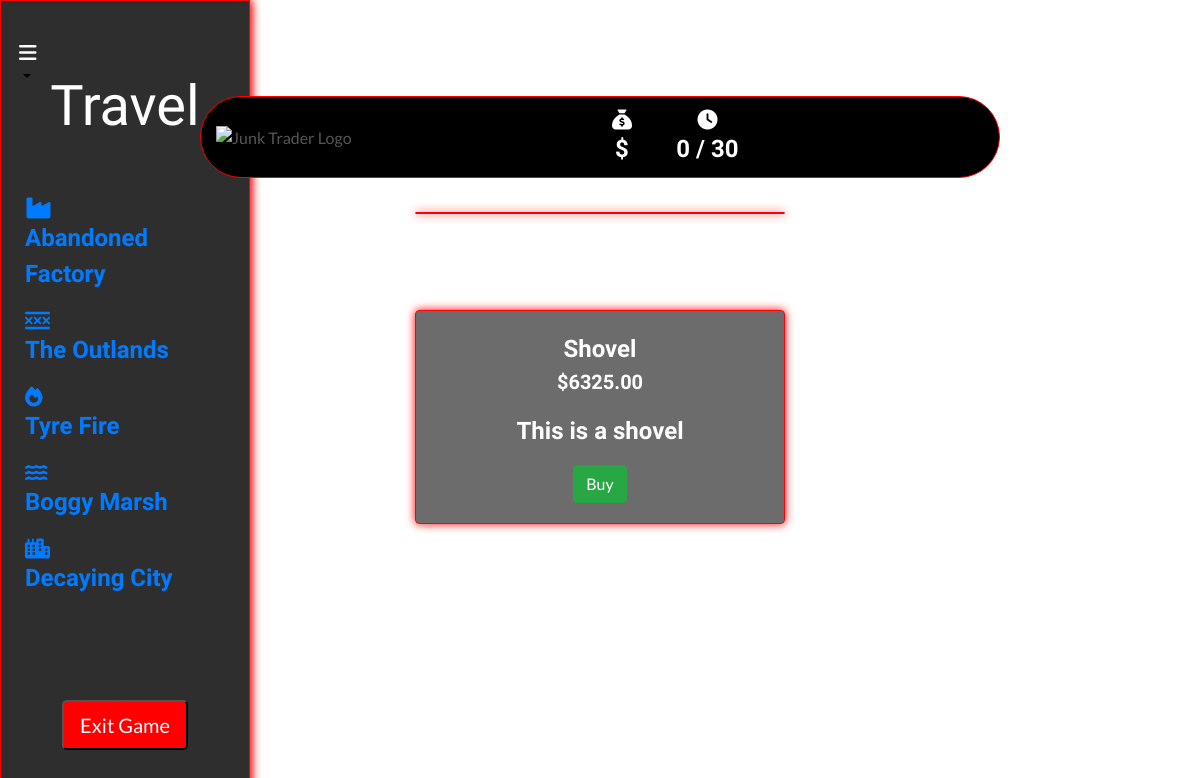
/collectables/1/, run on an earlier commit of the app's database.
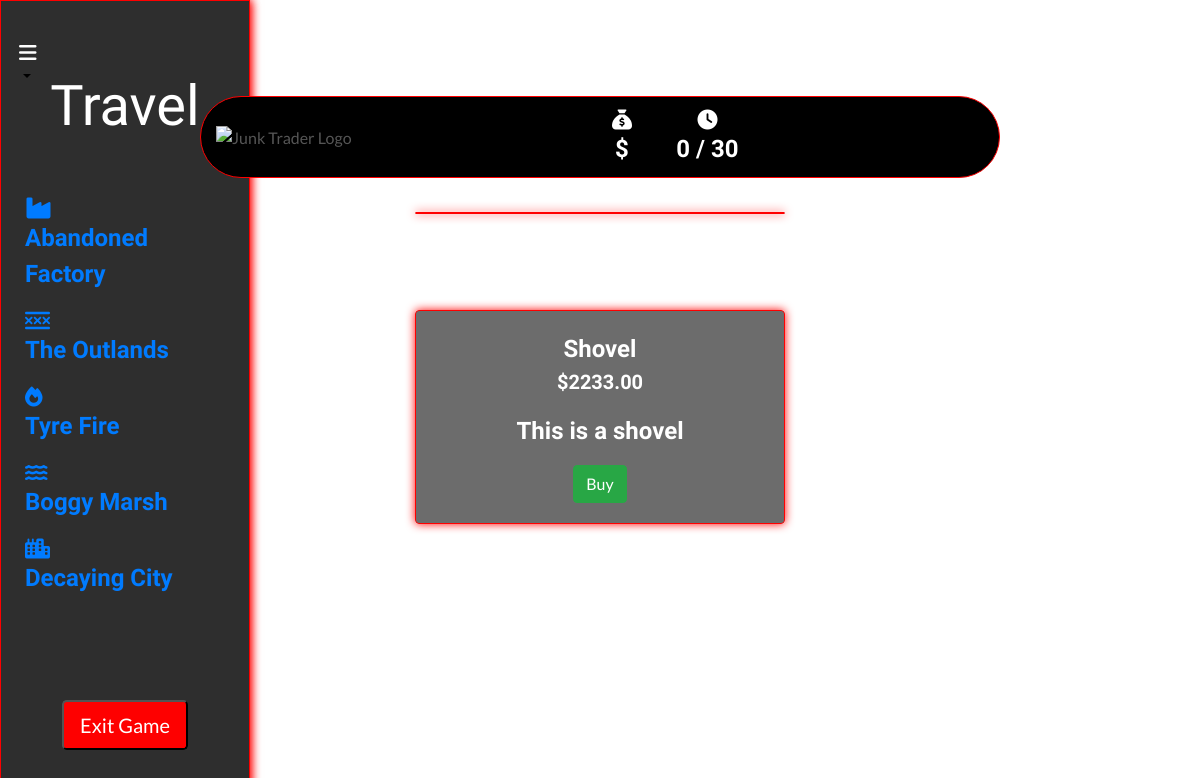
And on a later commit of the database.
### collectables/models.py (models this page shows, shortened)
class Collectable(models.Model):
    name = models.CharField(max_length=254)
    description = models.TextField()
    price = models.DecimalField(max_digits=6, decimal_places=2)
    previous_price = models.DecimalField(max_digits=10, decimal_places=2, default=0)
    image_url = models.URLField(max_length=1024, null=True, blank=True)
    image = models.ImageField(null=True, blank=True)
    glb_file = models.FileField(upload_to='glb_files/', null=True, blank=True)

### collectables/views.py (the view)
# urls.py: path('<int:collectable_id>/', views.collectable_detail, name='collectable_detail'),
def collectable_detail(request, collectable_id):
    collectable = get_object_or_404(Collectable, pk=collectable_id)
    context = {
        'collectable': collectable,
    }
    return render(request, 'collectables/collectable_detail.html', context)

### backpack/contexts.py (called while the page is built, shortened)
def backpack_contents(request):
    backpack_items = []
    total = 0
    total_quantity = 0
    collectable_count = 0
    backpack = request.session.get('backpack', {})
    grand_total = total
    context = {
        'backpack_items': backpack_items,
        'total': total,
        'total_quantity': total_quantity,
        'collectable_count': collectable_count,
        'grand_total': grand_total,
    }
    return context

def total_amount(request):
    total_amount = [0]
    return {'total_amount': total_amount}

def days_played(request):
    return {'days_played': request.session.get('days_played', 0)}

### collectables/templates/collectables/collectable_detail.html (shortened to what this page needs)
{% extends "base.html" %}
{% load static %}
{% block page_header %}
<div class="container header-container">
</div>
{% endblock %}
{% block content %}
<div class="container-fluid">
    <div class="row">
        <div class="col-md-3">
            <div class="fixed-panel">
                {% include 'includes/fixed_panel.html' %}
            </div>
        </div>
    </div>
</div>
<div class="container-fluid">
    <div class="row justify-content-center">
        <div class="col-12 col-md-6 col-lg-4">
            <div class="card box my-5">
            </div>
        </div>
    </div>
    <div class="row justify-content-center">
        <div class="col-12 col-md-6 col-lg-4">
            <div class="card box product-details-container mb-5 mt-md-5">
                <div class="card-body text-white text-center">
                    <p class="card-title mb-0">{{ collectable.name }}</p>
                    <p class="lead mb-0 font-weight-bold">${{ collectable.price }}</p>
                    <p class="card-text mt-3">{{ collectable.description }}</p>
                    <button type="button" class="btn btn-success" data-toggle="modal" data-target="#buyModal{{ collectable.id }}">
                        Buy
                    </button>
                </div>
            </div>
        </div>
    </div>
</div>
{% endblock %}

What changed in the data, as far as the page shows it:
changed Collectable "Shovel": price "6325.00" → "2233.00"
